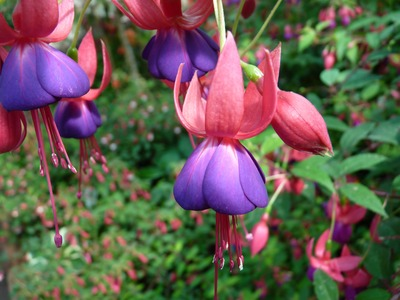
#> input picture Chap06_2/practice/flower.jpg, 400 x 300 px
$ python 14.py
#> lines starting #> are read from the running program, lines starting #| are printed output that depends on the picture
# 코드를 완전히 외우고, 여러번 다시 풀것!

import numpy as np
import cv2

image = cv2.imread("flower.jpg", cv2.IMREAD_COLOR)
#> image is the input picture: shape (300, 400, 3); mean B, G, R 82.3, 91.9, 103.9
if image is None:
    raise Exception("영상파일 읽기 에러")

hsv = cv2.cvtColor(image, cv2.COLOR_BGR2HSV)
#> hsv: shape (300, 400, 3); mean H, S, V 85.5, 133.4, 128.3

h_bins = 30
s_bins = 48

hist = cv2.calcHist(
    [hsv],
    [0, 1],
    None,
    [h_bins, s_bins],
    [0, 180, 0, 256]
)
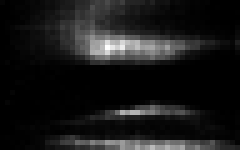
#> hist: shape (30, 48) float32 (shown 5 times larger); min 0, max 862, mean 83.3; drawn with min black and max white

hist_norm = cv2.normalize(hist, None, 0, 255, cv2.NORM_MINMAX)
hist_norm = hist_norm.astype(np.uint8)

# HSV 색상 히스토그램 영상 생성
hist_color_hsv = np.zeros((h_bins, s_bins, 3), np.uint8)

for h in range(h_bins):
    for s in range(s_bins):
        hue = int(h * 180 / h_bins)
        sat = int(s * 256 / s_bins)
        val = hist_norm[h, s]

        hist_color_hsv[h, s] = (hue, sat, val)
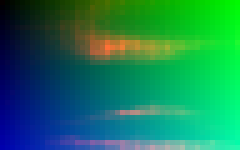
#> hist_color_hsv: shape (30, 48, 3) (shown 5 times larger); mean of channels 0, 1, 2 87, 125, 24.3; drawn as B, G, R

# HSV → BGR 변환
hist_color = cv2.cvtColor(hist_color_hsv, cv2.COLOR_HSV2BGR)
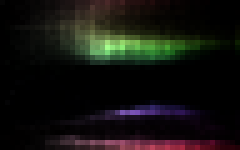
#> hist_color: shape (30, 48, 3) (shown 5 times larger); mean B, G, R 14.6, 18.4, 18.8

# 결과 영상 크기: 480 x 300
hist_color = cv2.resize(
    hist_color,
    (480, 300),
    interpolation=cv2.INTER_NEAREST
)
#> hist_color: shape (300, 480, 3)

cv2.imshow("image", image)
cv2.moveWindow("image", 0, 0)
cv2.imshow("dst", hist_color)

cv2.waitKey(0)
cv2.destroyAllWindows()

$ run again, with Chap06_2/practice/14img.jpg copied over Chap06_2/practice/flower.jpg
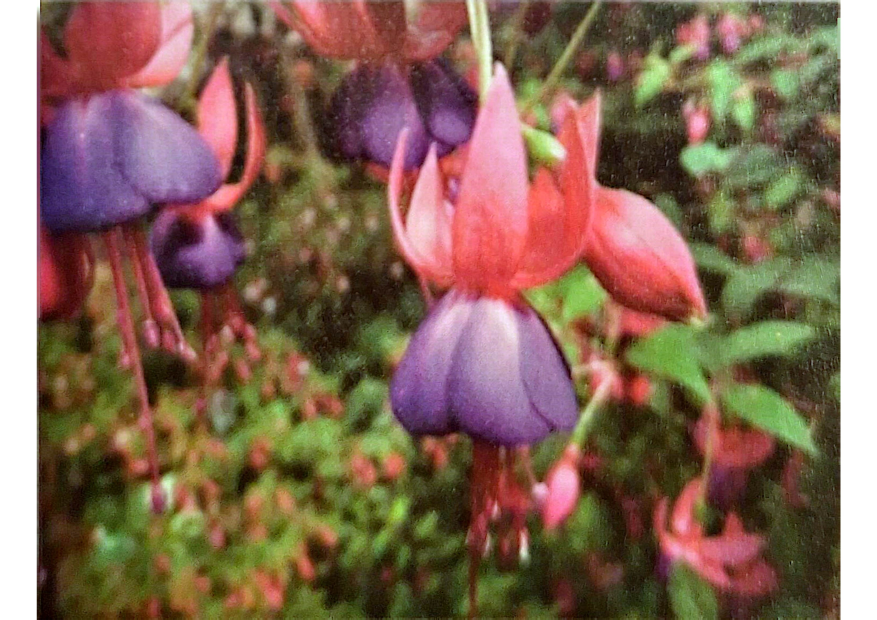
#> input picture Chap06_2/practice/14img.jpg, 3508 x 2479 px (shown at 1/4 size)
#> image is the input picture: shape (2479, 3508, 3); mean B, G, R 86.5, 104.1, 132.9
#> hsv: shape (2479, 3508, 3); mean H, S, V 50.2, 123.7, 137
#> `hist = cv2.calcHist( [hsv], [0, 1], None, [h_bins, s_bins], [0, 180, 0..`:
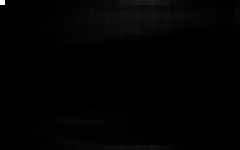
#> hist: shape (30, 48) float32 (shown 5 times larger); min 0, max 691121, mean 6039.1; drawn with min black and max white
#> after the loop `for h in range(h_bins):`:
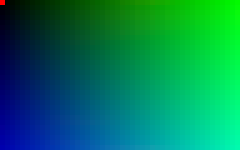
#> hist_color_hsv: shape (30, 48, 3) (shown 5 times larger); mean of channels 0, 1, 2 87, 125, 2; drawn as B, G, R
